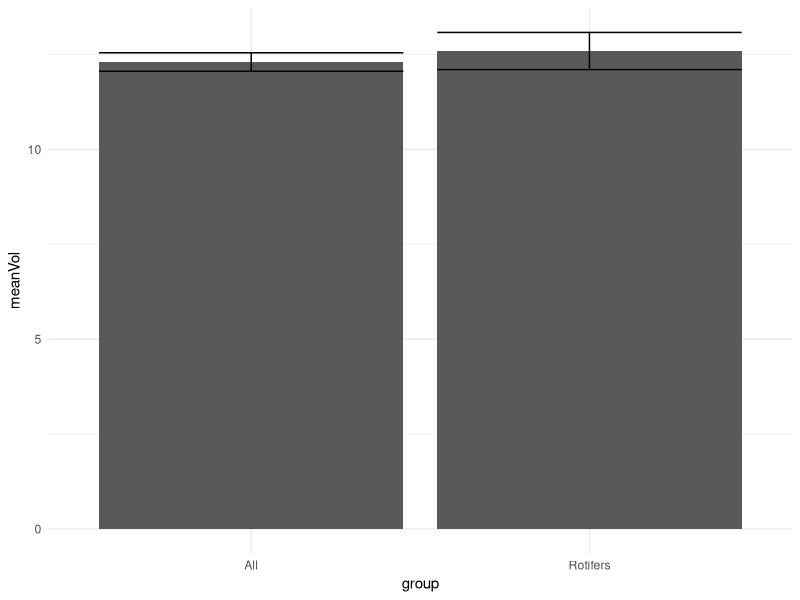
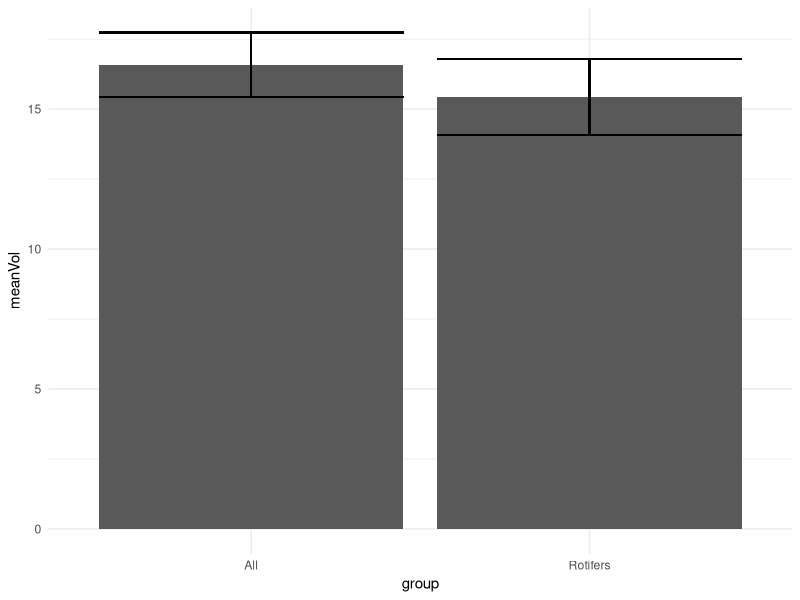

Write R code to recreate these figures, in order.
library(car)
library(tidyverse)

data <- read.csv("data/PP_succession_censusdata.csv")


rotifers_vol <- data %>%
  filter(Rotifers > 0) %>%
  mutate(
    Volume..mL. = as.numeric(Volume..mL.),
    Rotifers = as.numeric(Rotifers)
  ) %>%
  filter(!is.na(Volume..mL.), !is.na(Rotifers)) %>%
  summarise(
    meanVol = mean(Volume..mL.),
    se = sd(Volume..mL.)/sqrt(n())
  ) %>%
  mutate(group = "Rotifers")

all_vol <- data %>%
  mutate(
    Volume..mL. = as.numeric(Volume..mL.)
  ) %>%
  filter(!is.na(Volume..mL.)) %>%
  summarise(
    meanVol = mean(Volume..mL.),
    se = sd(Volume..mL.)/sqrt(n())
  ) %>%
  mutate(group = "All")

merged_vol <- bind_rows(rotifers_vol, all_vol)

ggplot(merged_vol, aes(x = group, y = meanVol)) +
  geom_bar(stat="identity", position = "dodge") +
  geom_errorbar(aes(ymin=meanVol-se, ymax=meanVol+se))+
  theme_minimal()

leaf_age <- data %>%
  filter(Rotifers > 0) %>%
  mutate(
    Plant.ID.Numeric = as.factor(Plant.ID.Numeric)
  ) %>%
  group_by(Plant.ID.Numeric) %>%
  summarise(maxAge = max(leaf_age.days.))

# using subset data
subset <- read.csv("data/sp_subset.csv")

subset <- subset %>%
  mutate(Rotifers = as.logical(Rotifers))

max_age <- subset %>%
  group_by(Leaf) %>%
  summarise(max_age = max(Age))

max_vol <- subset %>%
  filter(Volume > 0) %>%
  group_by(Leaf) %>%
  slice_max(order_by = Volume, n = 1, with_ties = F) %>%
  left_join(max_age, by = "Leaf") %>%
  mutate(age_perc = (Age / max_age) * 100) %>%
  select(Leaf, Age, Volume, max_age, age_perc) %>%
  mutate(group = "All")


max_vol_r <- subset %>%
  filter(Volume > 0, Rotifers == TRUE) %>%
  group_by(Leaf) %>%
  slice_max(order_by = Volume, n = 1, with_ties = F) %>%
  left_join(max_age, by = "Leaf") %>%
  mutate(age_perc = (Age / max_age) * 100) %>%
  select(Leaf, Age, Volume, max_age, age_perc) %>%
  mutate(group = "Rotifers")

vol_graph <- bind_rows(max_vol, max_vol_r)
vol_graph <- vol_graph %>%
  group_by(group) %>%
  summarise(
    Volume = Volume,
    meanVol = mean(Volume),
    seV = sd(Volume)/sqrt(n()),
    Age = mean(Age),
    seA = sd(Age)/sqrt(n())
  )

ggplot(vol_graph, aes(x = group, y = meanVol)) +
  geom_bar(position = "dodge", stat = "identity") +
  geom_errorbar(aes(ymin = meanVol - seV,  ymax = meanVol + seV), position = position_dodge(0.5)) +
  theme_minimal()
